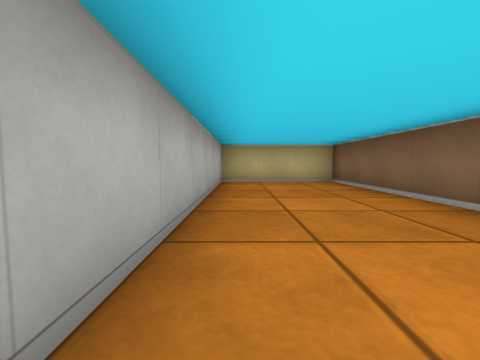
View 1 (above)

24 first-person views from a walk through a cub3D level. The camera is about half as high as the walls, tilts 4° down and sees 90° across. The floor is counted in squares. Each view is taken from the middle of a square. On the plan, view 1 faces up. The plan holds only what a view shows up to about 9 squares ahead; the rest is blank.

View 2
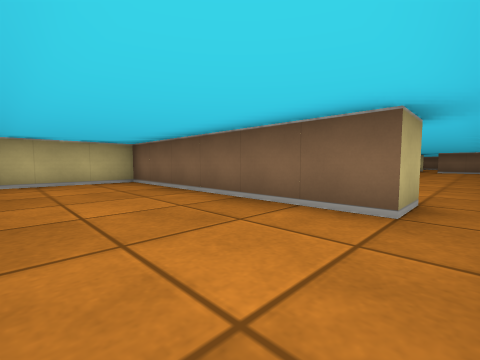

View 3
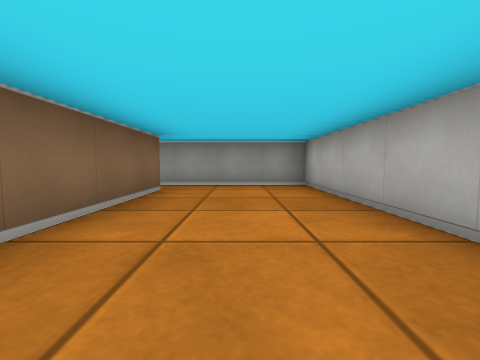

View 4
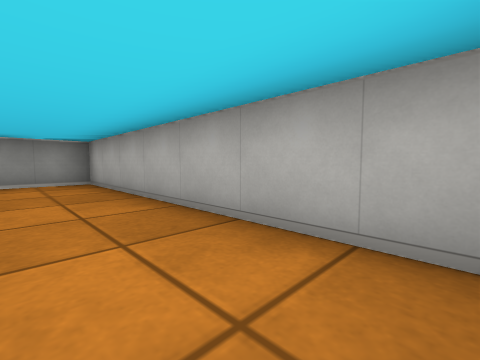

View 5
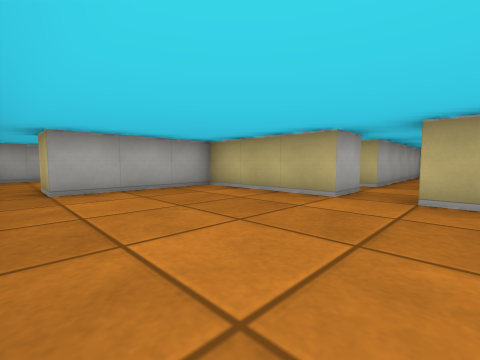

View 6
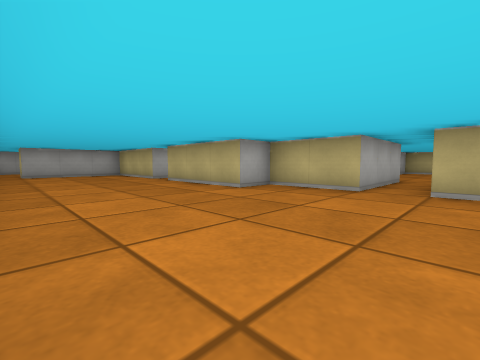

View 7
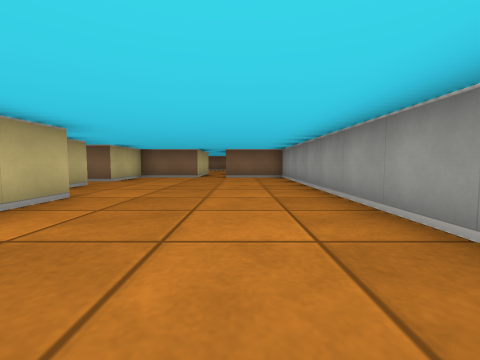

View 8
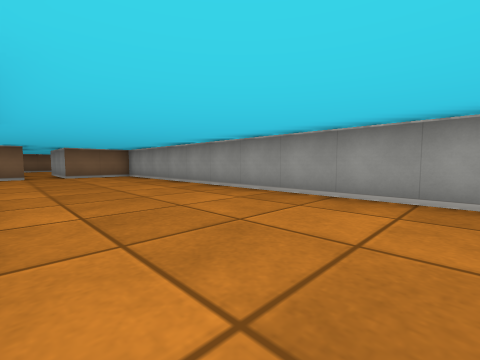

View 9
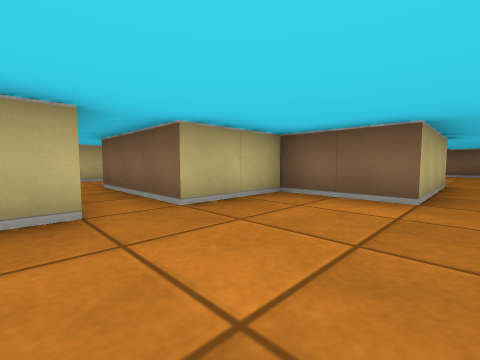

View 10
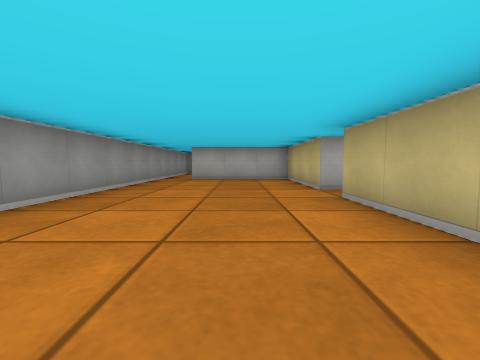

View 11
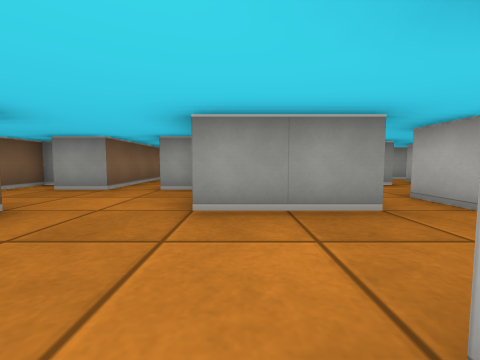

View 12
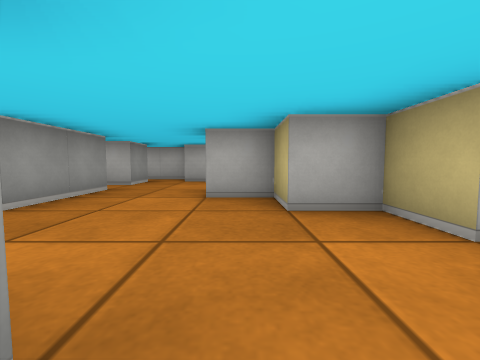

View 13
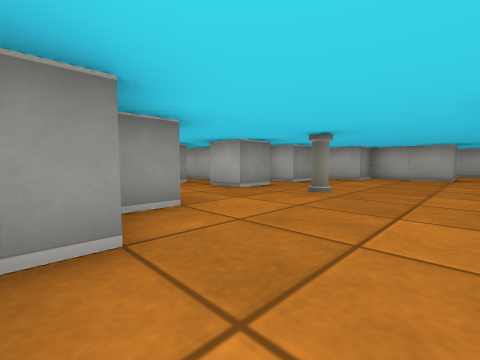

View 14
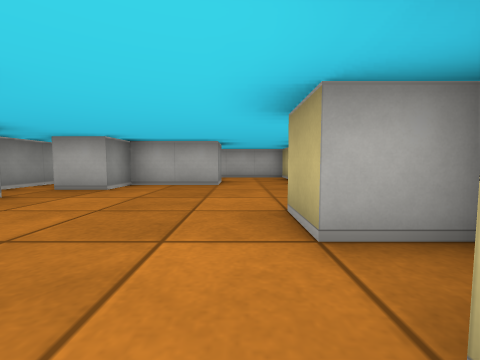

View 15
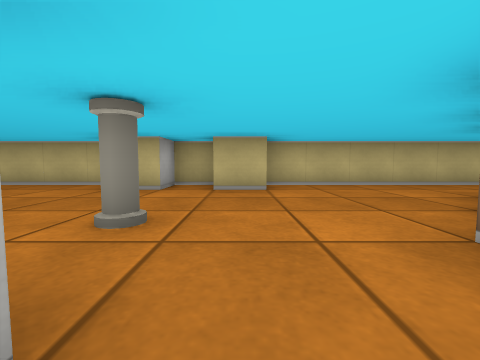

View 16
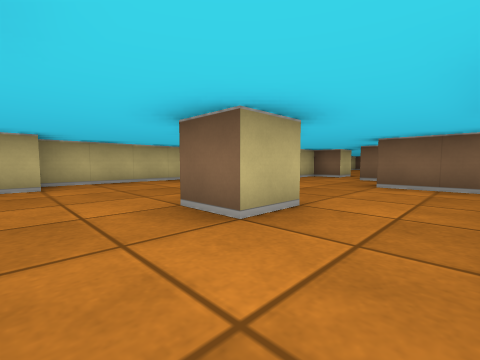

View 17
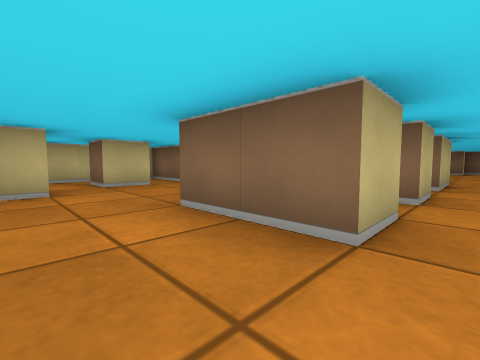

View 18
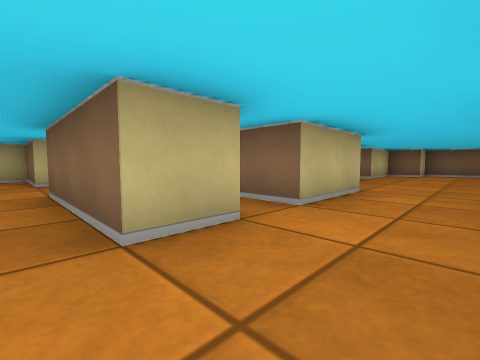

View 19
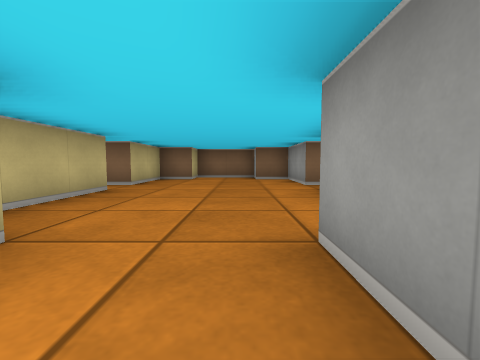

View 20
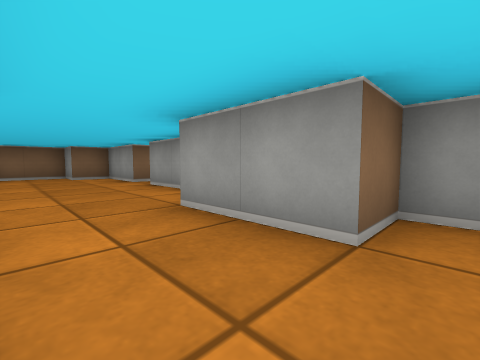

View 21
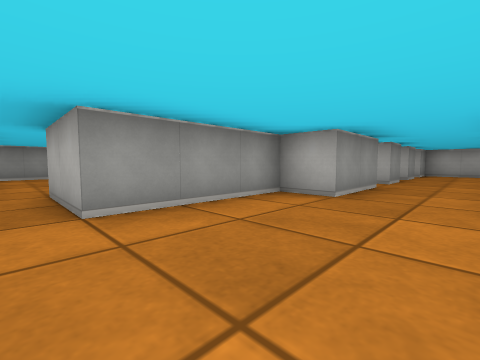

View 22
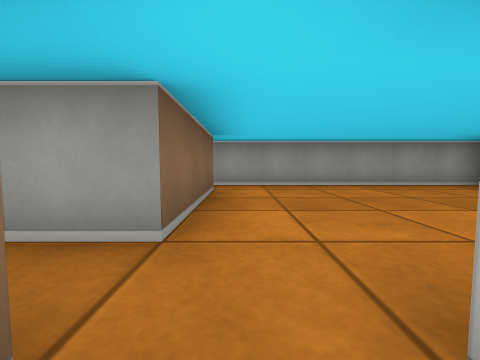

View 23
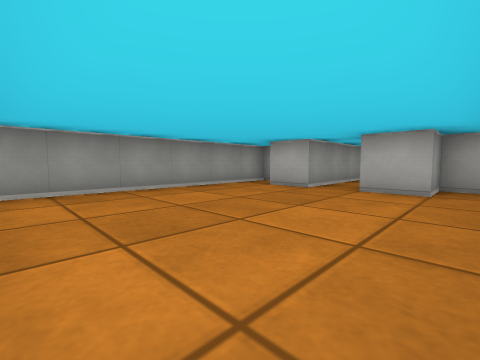

View 24
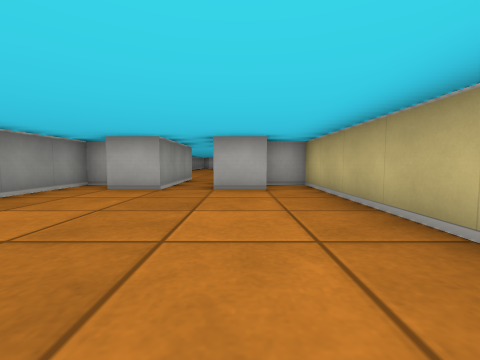

### Floor plan
Key: @ floor where view 1 was taken; # wall or solid block; . floor; P pillar.
Columns run from 1 left of view 1 to 27 right of it. Each row starts with its distance up from view 1.
 17 ##################
 16 #......#.#.......#
 15 #..............#.##
 14 #  #........##....#
 13    # ...P..##......
 12     #......#.....#
 11     ..###......#.# #  ##.###
 10    ##  #.......#.#.##......##
  9        #.#.##...............#
  8        #... #...............#
  7 #####  #..  ##.#.#.##......##
  6 #...#  #.#   #.#########.###
  5 #...#  ..  ###.#########.#
  4 #...####.###.....##.......
  3 #...#............###.....##
  2 #...#....................#
  1 #...#............###.....#
  0 #@...............##......
 -1 ##########################

Positions as (right, up) in squares from view 1, and headings:
1: (0, 0), facing up
2: (0, 0), facing up-right
3: (1, 5), facing down
4: (1, 6), facing down-left
5: (8, 0), facing up-left
6: (14, 0), facing up-left
7: (7, 1), facing right
8: (6, 3), facing down-right
9: (12, 2), facing up-right
10: (11, 2), facing left
11: (11, 12), facing down
12: (14, 12), facing left
13: (11, 15), facing down-left
14: (8, 15), facing left
15: (8, 11), facing up
16: (8, 10), facing up-right
17: (12, 9), facing up-right
18: (15, 8), facing up-right
19: (18, 8), facing right
20: (17, 9), facing down-right
21: (23, 9), facing down-left
22: (23, 5), facing down
23: (23, 4), facing down-left
24: (23, 3), facing left
